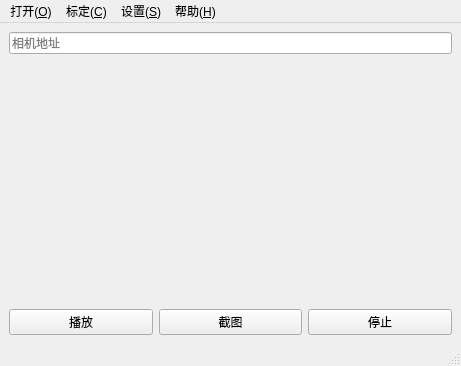
<?xml version="1.0" encoding="UTF-8"?>
<ui version="4.0">
 <class>MainWindow</class>
 <widget class="QMainWindow" name="MainWindow">
  <property name="geometry">
   <rect>
    <x>0</x>
    <y>0</y>
    <width>461</width>
    <height>366</height>
   </rect>
  </property>
  <property name="windowTitle">
   <string>相机标定器</string>
  </property>
  <widget class="QWidget" name="centralwidget">
   <layout class="QVBoxLayout" name="verticalLayout_2">
    <item>
     <layout class="QVBoxLayout" name="verticalLayout" stretch="1,8,1">
      <item>
       <widget class="QLineEdit" name="url_input">
        <property name="placeholderText">
         <string>相机地址</string>
        </property>
        <property name="clearButtonEnabled">
         <bool>false</bool>
        </property>
       </widget>
      </item>
      <item>
       <widget class="QLabel" name="image_label">
        <property name="text">
         <string/>
        </property>
        <property name="alignment">
         <set>Qt::AlignCenter</set>
        </property>
       </widget>
      </item>
      <item>
       <layout class="QHBoxLayout" name="horizontalLayout">
        <item>
         <widget class="QPushButton" name="play_button">
          <property name="text">
           <string>播放</string>
          </property>
          <property name="autoExclusive">
           <bool>false</bool>
          </property>
         </widget>
        </item>
        <item>
         <widget class="QPushButton" name="shot_button">
          <property name="text">
           <string>截图</string>
          </property>
          <property name="autoExclusive">
           <bool>false</bool>
          </property>
         </widget>
        </item>
        <item>
         <widget class="QPushButton" name="stop_button">
          <property name="text">
           <string>停止</string>
          </property>
          <property name="autoExclusive">
           <bool>false</bool>
          </property>
         </widget>
        </item>
       </layout>
      </item>
     </layout>
    </item>
   </layout>
  </widget>
  <widget class="QMenuBar" name="menubar">
   <property name="geometry">
    <rect>
     <x>0</x>
     <y>0</y>
     <width>461</width>
     <height>22</height>
    </rect>
   </property>
   <widget class="QMenu" name="open">
    <property name="title">
     <string>打开(&amp;O)</string>
    </property>
    <addaction name="camera_address"/>
   </widget>
   <widget class="QMenu" name="settings">
    <property name="title">
     <string>设置(&amp;S)</string>
    </property>
    <addaction name="screenshot_setting"/>
   </widget>
   <widget class="QMenu" name="help">
    <property name="title">
     <string>帮助(&amp;H)</string>
    </property>
    <addaction name="data_collection"/>
    <addaction name="about_us"/>
   </widget>
   <widget class="QMenu" name="calibration">
    <property name="title">
     <string>标定(&amp;C)</string>
    </property>
    <addaction name="chessboard_calibration"/>
    <addaction name="distortion_correction"/>
   </widget>
   <addaction name="open"/>
   <addaction name="calibration"/>
   <addaction name="settings"/>
   <addaction name="help"/>
  </widget>
  <widget class="QStatusBar" name="statusbar"/>
  <action name="camera_address">
   <property name="text">
    <string>相机地址(&amp;L)</string>
   </property>
   <property name="toolTip">
    <string>相机地址</string>
   </property>
   <property name="shortcut">
    <string>Ctrl+L</string>
   </property>
  </action>
  <action name="screenshot_setting">
   <property name="text">
    <string>截图设置(&amp;F)</string>
   </property>
   <property name="toolTip">
    <string>截图设置</string>
   </property>
  </action>
  <action name="about_us">
   <property name="text">
    <string>关于我们(&amp;A)</string>
   </property>
   <property name="toolTip">
    <string>关于我们</string>
   </property>
  </action>
  <action name="data_collection">
   <property name="text">
    <string>数据采集(&amp;D)</string>
   </property>
   <property name="toolTip">
    <string>数据采集</string>
   </property>
  </action>
  <action name="chessboard_calibration">
   <property name="text">
    <string>棋盘标定(&amp;B)</string>
   </property>
   <property name="toolTip">
    <string>棋盘标定</string>
   </property>
  </action>
  <action name="distortion_correction">
   <property name="text">
    <string>畸变纠正(&amp;J)</string>
   </property>
  </action>
 </widget>
 <resources/>
 <connections/>
</ui>
